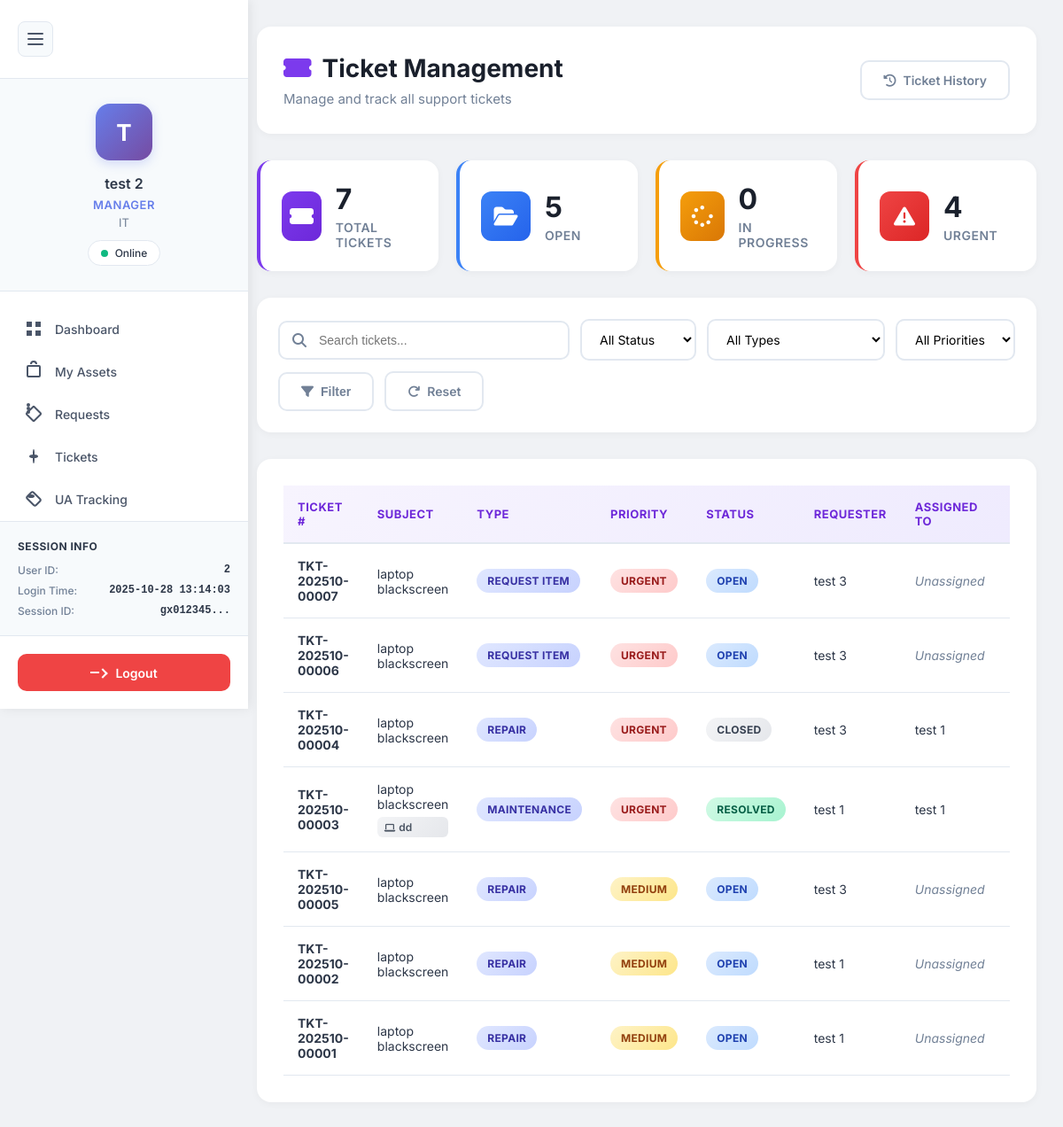
Page /public/ticket.php (signed in) on the committed database.
### tables this page shows
CREATE TABLE `tickets` (
  `ticket_id` int(11) NOT NULL,
  `ticket_number` varchar(50) NOT NULL,
  `ticket_type` enum('repair','maintenance','request_item','request_replacement','inquiry','other') NOT NULL,
  `subject` varchar(255) NOT NULL,
  `description` text NOT NULL,
  `priority` enum('low','medium','high','urgent') DEFAULT 'medium',
  `status` enum('open','in_progress','pending','resolved','closed','cancelled') DEFAULT 'open',
  `approval_status` enum('pending','approved','rejected') DEFAULT 'pending',
  `approved_by` int(11) DEFAULT NULL,
  `approved_at` datetime DEFAULT NULL,
  `manager_notes` text DEFAULT NULL,
  `requester_id` int(11) NOT NULL,
  `requester_department` varchar(100) DEFAULT NULL,
  `asset_id` int(11) DEFAULT NULL,
  `assigned_to` int(11) DEFAULT NULL,
  `assigned_at` timestamp NULL DEFAULT NULL,
  `resolution` text DEFAULT NULL,
  `resolved_by` int(11) DEFAULT NULL,
  `resolved_at` timestamp NULL DEFAULT NULL,
  `closed_by` int(11) DEFAULT NULL,
  `closed_at` timestamp NULL DEFAULT NULL,
  `created_at` timestamp NOT NULL DEFAULT current_timestamp(),
  `updated_at` timestamp NOT NULL DEFAULT current_timestamp() ON UPDATE current_timestamp(),
  `due_date` timestamp NULL DEFAULT NULL
);

CREATE TABLE `assets` (
  `id` int(11) NOT NULL,
  `asset_name` varchar(255) NOT NULL,
  `asset_code` varchar(100) NOT NULL,
  `category` varchar(100) DEFAULT NULL,
  `brand` varchar(100) DEFAULT NULL,
  `model` varchar(100) DEFAULT NULL,
  `serial_number` varchar(255) DEFAULT NULL,
  `purchase_date` date DEFAULT NULL,
  `purchase_cost` decimal(10,2) DEFAULT NULL,
  `supplier` varchar(255) DEFAULT NULL,
  `warranty_expiry` date DEFAULT NULL,
  `last_maintenance_date` date DEFAULT NULL,
  `location` varchar(255) DEFAULT NULL,
  `department` varchar(100) DEFAULT NULL,
  `status` enum('available','in_use','maintenance','retired') DEFAULT 'available',
  `description` text DEFAULT NULL,
  `assigned_to` int(11) DEFAULT NULL,
  `created_by` int(11) DEFAULT NULL,
  `created_at` timestamp NOT NULL DEFAULT current_timestamp(),
  `updated_at` timestamp NOT NULL DEFAULT current_timestamp() ON UPDATE current_timestamp()
);

### public/ticket.php (the view, shortened to what this page needs)
<?php
require_once '../auth/config/database.php';
$user_id = $_SESSION['user_id'];
$user_role = $_SESSION['role'] ?? 'employee';
$filter_status = $_GET['status'] ?? 'all';
$filter_type = $_GET['type'] ?? 'all';
$filter_priority = $_GET['priority'] ?? 'all';
$search = $_GET['search'] ?? '';
$where_clauses = [];
$params = [];
if ($user_role === 'employee') {
    $where_clauses[] = "t.requester_id = ?";
    $params[] = $user_id;
} elseif ($user_role === 'manager') {
    $where_clauses[] = "(t.requester_department = (SELECT department FROM users WHERE user_id = ?) OR t.assigned_to = ?)";
    $params[] = $user_id;
    $params[] = $user_id;
} elseif ($user_role === 'admin') {
    $where_clauses[] = "t.approval_status = 'approved'";
}
$where_sql = !empty($where_clauses) ? "WHERE " . implode(" AND ", $where_clauses) : "";
$query = "
    SELECT
        t.*,
        CONCAT(requester.first_name, ' ', requester.last_name) as requester_name,
        requester.email as requester_email,
        requester.department as requester_department,
        CONCAT(assigned.first_name, ' ', assigned.last_name) as assigned_to_name,
        a.asset_name,
        a.asset_code
    FROM tickets t
    JOIN users requester ON t.requester_id = requester.user_id
    LEFT JOIN users assigned ON t.assigned_to = assigned.user_id
    LEFT JOIN assets a ON t.asset_id = a.id
    $where_sql
    ORDER BY
        CASE t.priority
            WHEN 'urgent' THEN 1
            WHEN 'high' THEN 2
            WHEN 'medium' THEN 3
            WHEN 'low' THEN 4
        END,
        t.created_at DESC
";
$stmt = $pdo->prepare($query);
$stmt->execute($params);
$tickets = $stmt->fetchAll(PDO::FETCH_ASSOC);
$stats_query = "
    SELECT
        COUNT(*) as total,
        SUM(CASE WHEN status = 'open' THEN 1 ELSE 0 END) as open,
        SUM(CASE WHEN status = 'in_progress' THEN 1 ELSE 0 END) as in_progress,
        SUM(CASE WHEN status = 'pending' THEN 1 ELSE 0 END) as pending,
        SUM(CASE WHEN status = 'resolved' THEN 1 ELSE 0 END) as resolved,
        SUM(CASE WHEN priority = 'urgent' THEN 1 ELSE 0 END) as urgent
    FROM tickets t
";
if ($user_role === 'employee') {
    $stats_query .= " WHERE t.requester_id = ?";
    $stats_stmt = $pdo->prepare($stats_query);
    $stats_stmt->execute([$user_id]);
} elseif ($user_role === 'manager') {
    $stats_query .= " WHERE t.requester_department = (SELECT department FROM users WHERE user_id = ?) OR t.assigned_to = ?";
    $stats_stmt = $pdo->prepare($stats_query);
    $stats_stmt->execute([$user_id, $user_id]);
} elseif ($user_role === 'admin') {
    $stats_query .= " WHERE t.approval_status = 'approved'";
    $stats_stmt = $pdo->prepare($stats_query);
    $stats_stmt->execute();
} else {
    $stats_stmt = $pdo->prepare($stats_query);
    $stats_stmt->execute();
}
$stats = $stats_stmt->fetch(PDO::FETCH_ASSOC);
?>
<!DOCTYPE html>
<html lang="en">
<head>
    <link rel="stylesheet" href="https://cdnjs.cloudflare.com/ajax/libs/font-awesome/6.4.0/css/all.min.css">
    <link rel="stylesheet" href="../auth/inc/navigation.css">
</head>
<body>
    <?php include("../auth/inc/sidebar.php"); ?>
    <div class="container" id="mainContainer">
        <div class="header">
            <div class="header-content">
                <h1><i class="fas fa-ticket-alt"></i> Ticket Management</h1>
                <p>Manage and track all support tickets</p>
            </div>
            <a href="ticketHistory.php" class="btn btn-secondary">
                <i class="fas fa-history"></i> Ticket History
            </a>
        </div>
        <div class="stats-grid">
            <div class="stat-card total">
                <div class="stat-icon">
                    <i class="fas fa-ticket-alt"></i>
                </div>
                <div class="stat-info">
                    <h3><?php echo $stats['total']; ?></h3>
                    <p>Total Tickets</p>
                </div>
            </div>
            <div class="stat-card open">
                <div class="stat-icon">
                    <i class="fas fa-folder-open"></i>
                </div>
                <div class="stat-info">
                    <h3><?php echo $stats['open']; ?></h3>
                    <p>Open</p>
                </div>
            </div>
            <div class="stat-card progress">
                <div class="stat-icon">
                    <i class="fas fa-spinner"></i>
                </div>
                <div class="stat-info">
                    <h3><?php echo $stats['in_progress']; ?></h3>
                    <p>In Progress</p>
                </div>
            </div>
            <div class="stat-card urgent">
                <div class="stat-icon">
                    <i class="fas fa-exclamation-triangle"></i>
                </div>
                <div class="stat-info">
                    <h3><?php echo $stats['urgent']; ?></h3>
                    <p>Urgent</p>
                </div>
            </div>
        </div>
        <div class="filters-section">
            <form method="GET" action="" class="filters-form">
                <div class="search-box">
                    <i class="fas fa-search"></i>
                    <input type="text" name="search" placeholder="Search tickets..." value="<?php echo htmlspecialchars($search); ?>">
                </div>
                <select name="status" onchange="this.form.submit()">
                    <option value="all" <?php echo $filter_status === 'all' ? 'selected' : ''; ?>>All Status</option>
                </select>
                <select name="type" onchange="this.form.submit()">
                    <option value="all" <?php echo $filter_type === 'all' ? 'selected' : ''; ?>>All Types</option>
                </select>
                <select name="priority" onchange="this.form.submit()">
                    <option value="all" <?php echo $filter_priority === 'all' ? 'selected' : ''; ?>>All Priorities</option>
                </select>
                <button type="submit" class="btn btn-secondary">
                    <i class="fas fa-filter"></i> Filter
                </button>
                <a href="ticket.php" class="btn btn-outline">
                    <i class="fas fa-redo"></i> Reset
                </a>
            </form>
        </div>
        <div class="section">
            <?php if (empty($tickets)): ?>
            <div class="empty-state">
                <div class="empty-state-icon">🎫</div>
                <h3>No Tickets Found</h3>
                <p>No support tickets match your current filters.</p>
            </div>
            <?php else: ?>
            <div class="table-container">
                <table class="table">
                    <thead>
                        <tr>
                            <th>Ticket #</th>
                            <th>Subject</th>
                            <th>Type</th>
                            <th>Priority</th>
                            <th>Status</th>
                            <th>Requester</th>
                            <th>Assigned To</th>
                            <th>Created</th>
                        </tr>
                    </thead>
                    <tbody>
                        <?php foreach ($tickets as $ticket): ?>
                        <tr>
                            <td>
                                <strong><?php echo htmlspecialchars($ticket['ticket_number']); ?></strong>
                            </td>
                            <td>
                                <div class="ticket-subject">
                                    <span><?php echo htmlspecialchars($ticket['subject']); ?></span>
                                    <?php if ($ticket['asset_code']): ?>
                                    <span class="asset-tag">
                                        <i class="fas fa-laptop"></i> <?php echo htmlspecialchars($ticket['asset_code']); ?>
                                    </span>
                                    <?php endif; ?>
                                </div>
                            </td>
                            <td>
                                <span class="badge badge-type"><?php echo ucfirst(str_replace('_', ' ', $ticket['ticket_type'])); ?></span>
                            </td>
                            <td>
                                <span class="badge badge-priority badge-<?php echo $ticket['priority']; ?>">
                                    <?php echo ucfirst($ticket['priority']); ?>
                                </span>
                            </td>
                            <td>
                                <span class="badge badge-status badge-<?php echo $ticket['status']; ?>">
                                    <?php echo ucfirst(str_replace('_', ' ', $ticket['status'])); ?>
                                </span>
                            </td>
                            <td><?php echo htmlspecialchars($ticket['requester_name']); ?></td>
                            <td>
                                <?php echo $ticket['assigned_to_name'] ? htmlspecialchars($ticket['assigned_to_name']) : '<span class="text-muted">Unassigned</span>'; ?>
                            </td>
                            <td>
                            </td>
                        </tr>
                        <?php endforeach; ?>
                    </tbody>
                </table>
            </div>
            <?php endif; ?>
                </div>
    </div>
</body>
</html>

### auth/inc/navigation.css (style rules this page uses)
* { margin: 0; padding: 0; box-sizing: border-box; }
body { font-family: 'Inter', -apple-system, BlinkMacSystemFont, 'Segoe UI', Roboto, 'Helvetica Neue', sans-serif; background: #f0f2f5; color: #1a202c; }

### rows in the picture
tickets: ticket_number "TKT-202510-00007", subject "laptop blackscreen", ticket_type "REQUEST ITEM", priority "URGENT", status "OPEN", requester_name "test 3", shows "Unassigned"
tickets: ticket_number "TKT-202510-00006", subject "laptop blackscreen", ticket_type "REQUEST ITEM", priority "URGENT", status "OPEN", requester_name "test 3", shows "Unassigned"
tickets: ticket_number "TKT-202510-00004", subject "laptop blackscreen", ticket_type "REPAIR", priority "URGENT", status "CLOSED", requester_name "test 3", assigned_to_name "test 1"
tickets: ticket_number "TKT-202510-00003", subject "laptop blackscreen", asset.asset_code "dd", ticket_type "MAINTENANCE", priority "URGENT", status "RESOLVED", requester_name "test 1", assigned_to_name "test 1"
tickets: ticket_number "TKT-202510-00005", subject "laptop blackscreen", ticket_type "REPAIR", priority "MEDIUM", status "OPEN", requester_name "test 3", shows "Unassigned"
tickets: ticket_number "TKT-202510-00002", subject "laptop blackscreen", ticket_type "REPAIR", priority "MEDIUM", status "OPEN", requester_name "test 1", shows "Unassigned"
tickets: ticket_number "TKT-202510-00001", subject "laptop blackscreen", ticket_type "REPAIR", priority "MEDIUM", status "OPEN", requester_name "test 1", shows "Unassigned"

### other values in the picture
$user_initial "T"
$user_name "test 2"
$role "MANAGER"
$department "IT"
$_SESSION['user_id'] "2"
$login_time "2025-10-28 13:14:03"
substr(session_id(), 0, 8) "gx012345"
$stats['total'] "7"
$stats['open'] "5"
$stats['in_progress'] "0"
$stats['urgent'] "4"
